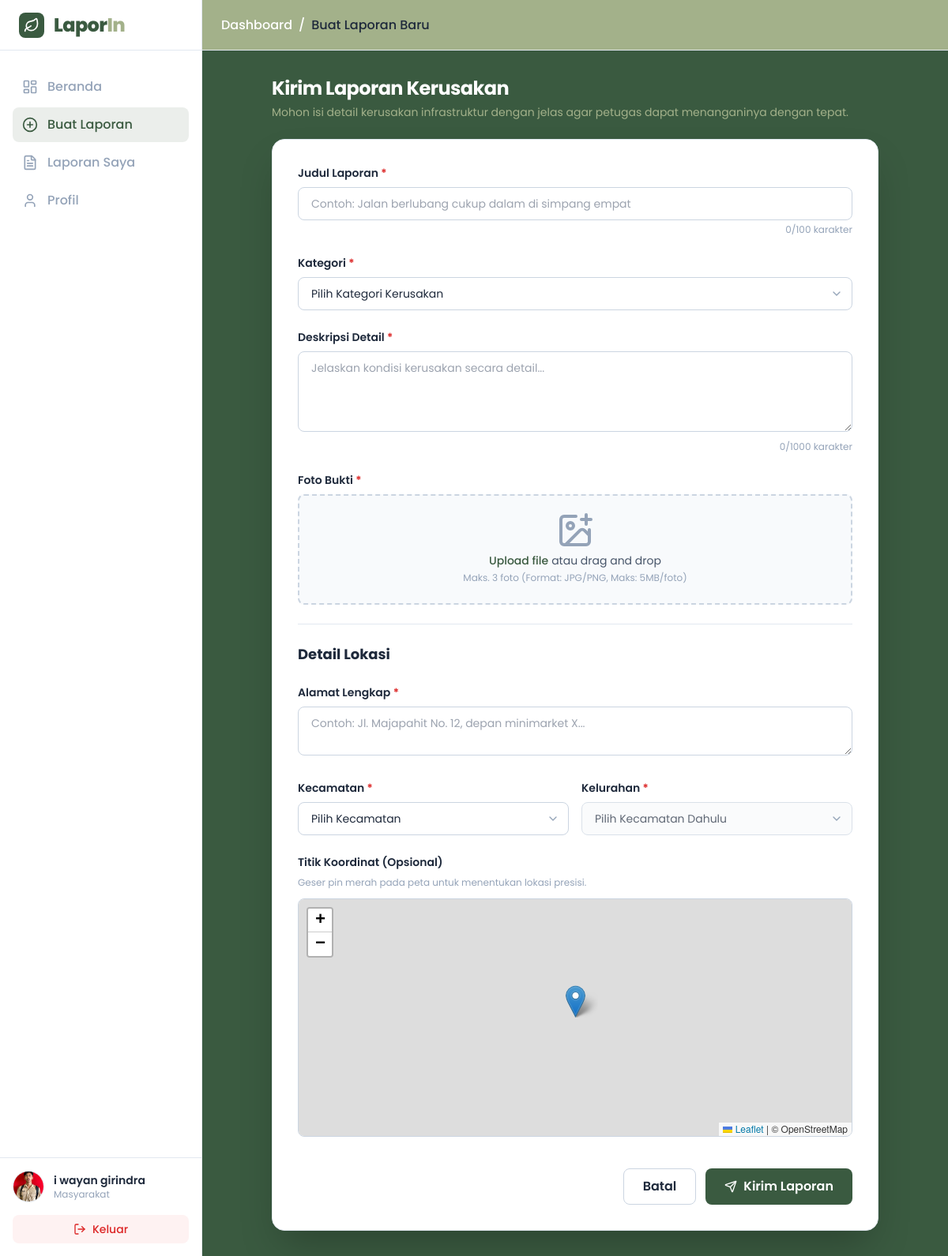
The app's page /user/buatLaporan.php (signed in) with its own data.
### tables this page shows
CREATE TABLE `users` (
  `id` int(10) NOT NULL,
  `nama` varchar(50) NOT NULL,
  `nik` varchar(50) NOT NULL,
  `username` varchar(50) NOT NULL,
  `password` varchar(100) NOT NULL,
  `gender` enum('Laki-laki','Perempuan') NOT NULL,
  `alamat` text NOT NULL,
  `foto` varchar(255) NOT NULL
);

### user/buatLaporan.php (the view, shortened to what this page needs)
<?php
require __DIR__ . '/../database/conection.php';
?>
<!DOCTYPE html>
<html lang="id">
<head>
    <script src="https://cdn.tailwindcss.com"></script>
    <link rel="stylesheet" href="https://unpkg.com/leaflet@1.9.4/dist/leaflet.css" />
</head>
<body class="bg-primary text-dark font-sans h-screen flex overflow-hidden">
    <?php include 'sidebar.php'; ?>
    <div class="flex-1 flex flex-col h-screen overflow-hidden">
        <header class="h-16 bg-accent border-b border-slate-200 flex items-center justify-between px-4 sm:px-6 z-30">
            <div class="hidden sm:block">
                <nav class="flex text-white text-muted font-medium">
                    <a href="beranda.html" class="hover:text-dark">Dashboard</a>
                    <span class="mx-2">/</span>
                    <span class="text-dark">Buat Laporan Baru</span>
                </nav>
            </div>
        </header>
        <main class="flex-1 overflow-y-auto bg-primary p-4 sm:p-6 lg:p-8">
            <div class="max-w-3xl mx-auto">
                <div class="mb-6">
                    <h2 class="text-2xl font-bold text-white tracking-tight">Kirim Laporan Kerusakan</h2>
                    <p class="text-accent mt-1 text-sm">Mohon isi detail kerusakan infrastruktur dengan jelas agar
                        petugas dapat menanganinya dengan tepat.</p>
                </div>
                <div class="bg-white border border-slate-200 rounded-2xl shadow-2xl overflow-hidden">
                    <form action="" method="POST" enctype="multipart/form-data" class="p-6 sm:p-8 space-y-6">
                        <div>
                            <label for="judul" class="block text-sm font-semibold text-dark mb-2">Judul Laporan <span class="text-danger">*</span></label>
                            <input type="text" id="judul" name="judul" placeholder="Contoh: Jalan berlubang cukup dalam di simpang empat" maxlength="100" required class="w-full px-4 py-2.5 rounded-lg border border-slate-300 focus:ring-2 focus:ring-accent outline-none transition-colors text-sm">
                            <p class="text-xs text-muted mt-1 text-right">0/100 karakter</p>
                        </div>
                        <div>
                            <label for="kategori" class="block text-sm font-semibold text-dark mb-2">Kategori <span class="text-danger">*</span></label>
                            <div class="relative">
                                <select id="kategori" name="kategori" required class="w-full pl-4 pr-10 py-2.5 appearance-none rounded-lg border border-slate-300 focus:ring-2 focus:ring-accent outline-none transition-colors text-sm bg-white">
                                    <option value="" disabled selected>Pilih Kategori Kerusakan</option>
                                </select>
                                <div class="pointer-events-none absolute inset-y-0 right-0 flex items-center px-3 text-slate-400">
                                </div>
                            </div>
                        </div>
                        <div>
                            <label for="deskripsi" class="block text-sm font-semibold text-dark mb-2">Deskripsi Detail <span class="text-danger">*</span></label>
                            <textarea id="deskripsi" name="deskripsi" rows="4" placeholder="Jelaskan kondisi kerusakan secara detail..." maxlength="1000" required class="w-full px-4 py-2.5 rounded-lg border border-slate-300 focus:ring-2 focus:ring-accent outline-none transition-colors text-sm resize-y"></textarea>
                            <p class="text-xs text-muted mt-1 text-right">0/1000 karakter</p>
                        </div>
                        <div>
                            <label class="block text-sm font-semibold text-dark mb-2">Foto Bukti <span class="text-danger">*</span></label>
                            <div onclick="document.getElementById('file-upload').click()" class="mt-1 flex justify-center px-6 pt-5 pb-6 border-2 border-slate-300 border-dashed rounded-lg hover:border-primary/50 transition-colors cursor-pointer bg-slate-50 group">
                                <div class="space-y-1 text-center">
                                    <i data-lucide="image-plus" class="mx-auto h-12 w-12 text-slate-400 group-hover:text-primary transition-colors"></i>
                                    <div class="flex text-sm text-slate-600 justify-center mt-2 items-center">
                                        <span class="relative bg-transparent rounded-md font-medium text-primary hover:text-primary-dark">
                                            Upload file
                                        </span>
                                        <p class="pl-1">atau drag and drop</p>
                                    </div>
                                    <p class="text-xs text-muted">Maks. 3 foto (Format: JPG/PNG, Maks: 5MB/foto)</p>
                                </div>
                            </div>
                        </div>
                        <hr class="border-slate-200">
                        <h3 class="text-lg font-bold text-dark">Detail Lokasi</h3>
                        <div>
                            <label for="alamat" class="block text-sm font-semibold text-dark mb-2">Alamat Lengkap <span class="text-danger">*</span></label>
                            <textarea id="alamat" name="alamat" rows="2" placeholder="Contoh: Jl. Majapahit No. 12, depan minimarket X..." required class="w-full px-4 py-2.5 rounded-lg border border-slate-300 focus:ring-2 focus:ring-accent outline-none transition-colors text-sm resize-y"></textarea>
                        </div>
                        <div class="grid grid-cols-1 sm:grid-cols-2 gap-4">
                            <div>
                                <label for="kecamatan" class="block text-sm font-semibold text-dark mb-2">Kecamatan <span class="text-danger">*</span></label>
                                <div class="relative">
                                    <select id="kecamatan" name="kecamatan" required onchange="updateKelurahan()" class="w-full pl-4 pr-10 py-2.5 appearance-none rounded-lg border border-slate-300 focus:ring-2 focus:ring-accent outline-none transition-colors text-sm bg-white">
                                        <option value="" disabled selected>Pilih Kecamatan</option>
                                    </select>
                                    <div class="pointer-events-none absolute inset-y-0 right-0 flex items-center px-3 text-slate-400">
                                    </div>
                                </div>
                            </div>
                            <div>
                                <label for="kelurahan" class="block text-sm font-semibold text-dark mb-2">Kelurahan <span class="text-danger">*</span></label>
                                <div class="relative">
                                    <select id="kelurahan" name="kelurahan" required disabled class="w-full pl-4 pr-10 py-2.5 appearance-none rounded-lg border border-slate-300 focus:ring-2 focus:ring-accent outline-none transition-colors text-sm bg-slate-50 disabled:opacity-70 disabled:cursor-not-allowed">
                                        <option value="" disabled selected>Pilih Kecamatan Dahulu</option>
                                    </select>
                                    <div class="pointer-events-none absolute inset-y-0 right-0 flex items-center px-3 text-slate-400">
                                    </div>
                                </div>
                            </div>
                        </div>
                        <div>
                            <label class="block text-sm font-semibold text-dark mb-2">Titik Koordinat (Opsional)</label>
                            <p class="text-xs text-muted mb-3">Geser pin merah pada peta untuk menentukan lokasi presisi.</p>
                            <div class="rounded-lg border border-slate-300 overflow-hidden relative">
                                <div id="map"></div>
                            </div>
                        </div>
                        <div class="pt-4 flex flex-col-reverse sm:flex-row gap-3 sm:justify-end">
                            <button type="button" onclick="history.back()" class="w-full sm:w-auto px-6 py-2.5 border border-slate-300 text-dark font-semibold rounded-lg hover:bg-slate-50 transition-colors focus:outline-none focus:ring-2 focus:ring-slate-200">
                                Batal
                            </button>
                            <button type="submit" class="w-full sm:w-auto px-6 py-2.5 bg-primary hover:bg-primary-dark text-white font-semibold rounded-lg shadow-sm transition-colors focus:outline-none focus:ring-2 focus:ring-primary focus:ring-offset-2 flex items-center justify-center">
                                <i data-lucide="send" class="w-4 h-4 mr-2"></i>
                                Kirim Laporan
                            </button>
                        </div>
                    </form>
                </div>
            </div>
        </main>
    </div>
</body>
</html>

### user/sidebar.php (shortened to what this page needs)
<?php
$current_page = basename($_SERVER['PHP_SELF']);
$sidebar_user_id = $_SESSION['user_id'] ?? null;
$sidebar_nama = 'User';
$sidebar_foto = null;
if ($sidebar_user_id && isset($pdo)) {
    $stmt_sidebar = $pdo->prepare("SELECT nama, foto FROM users WHERE id = :id");
    $stmt_sidebar->execute([':id' => $sidebar_user_id]);
    if ($sidebar_row = $stmt_sidebar->fetch()) {
        $sidebar_nama = $sidebar_row['nama'];
        $sidebar_foto = $sidebar_row['foto'];
    }
}
?>
<aside id="sidebar"
    class="fixed inset-y-0 left-0 bg-white w-64 border-r border-slate-200 z-50 transform -translate-x-full lg:translate-x-0 lg:static lg:flex lg:flex-col transition-transform duration-300 ease-in-out">
    <div class="h-16 flex items-center px-6 border-b border-slate-200">
        <div class="w-8 h-8 bg-primary rounded-lg flex items-center justify-center text-white mr-3">
            <i data-lucide="leaf" class="w-5 h-5"></i>
        </div>
        <span class="text-primary font-extrabold text-2xl tracking-tight">Lapor<span class="text-accent">In</span></span>
    </div>
    <nav class="flex-1 px-4 py-6 space-y-1 overflow-y-auto">
        <a href="beranda.php" class="flex items-center px-3 py-2.5 <?php echo ($current_page == 'beranda.php') ? 'bg-primary/10 text-primary' : 'text-muted hover:text-dark hover:bg-slate-50 transition-colors'; ?> rounded-lg font-medium group">
            <i data-lucide="layout-dashboard" class="w-5 h-5 mr-3 <?php echo ($current_page == 'beranda.php') ? '' : 'group-hover:text-primary transition-colors'; ?>"></i>
            Beranda
        </a>
        <a href="buatLaporan.php"
            class="flex items-center px-3 py-2.5 <?php echo ($current_page == 'buatLaporan.php') ? 'bg-primary/10 text-primary' : 'text-muted hover:text-dark hover:bg-slate-50 transition-colors'; ?> rounded-lg font-medium group">
            <i data-lucide="plus circle" class="w-5 h-5 mr-3 <?php echo ($current_page == 'buatLaporan.php') ? '' : 'group-hover:text-primary transition-colors'; ?>"></i>
            Buat Laporan
        </a>
        <a href="daftarLaporan.php"
            class="flex items-center px-3 py-2.5 <?php echo (in_array($current_page, ['daftarLaporan.php', 'detailLaporan.php', 'editLaporan.php'])) ? 'bg-primary/10 text-primary' : 'text-muted hover:text-dark hover:bg-slate-50 transition-colors'; ?> rounded-lg font-medium group">
            <i data-lucide="file-text" class="w-5 h-5 mr-3 <?php echo (in_array($current_page, ['daftarLaporan.php', 'detailLaporan.php', 'editLaporan.php'])) ? '' : 'group-hover:text-primary transition-colors'; ?>"></i>
            Laporan Saya
        </a>
        <a href="profile.php"
            class="flex items-center px-3 py-2.5 <?php echo ($current_page == 'profile.php') ? 'bg-primary/10 text-primary' : 'text-muted hover:text-dark hover:bg-slate-50 transition-colors'; ?> rounded-lg font-medium group">
            <i data-lucide="user" class="w-5 h-5 mr-3 <?php echo ($current_page == 'profile.php') ? '' : 'group-hover:text-primary transition-colors'; ?>"></i>
            Profil
        </a>
    </nav>
    <div class="p-4 border-t border-slate-200">
        <a href="profile.php" class="flex items-center group">
            <div
                class="w-10 h-10 rounded-full bg-slate-100 flex items-center justify-center text-primary font-bold overflow-hidden border border-slate-200">
                <?php if(!empty($sidebar_foto)): ?>
                <img src="../uploads/foto_profil/<?php echo htmlspecialchars($sidebar_foto); ?>"
                alt="Avatar" class="w-full h-full object-cover">
                <?php else: ?>
                <img src="<?php echo 'https://ui-avatars.com/api/?name=' . urlencode($sidebar_nama) . '&background=A3B18A&color=ffffff'; ?>"
                alt="Avatar" class="w-full h-full object-cover">
                <?php endif; ?>
            </div>
            <div class="ml-3">
                <p class="text-sm font-semibold text-dark group-hover:text-primary transition-colors">
                    <?php echo htmlspecialchars($sidebar_nama); ?>
                </p>
                <p class="text-xs text-muted">Masyarakat</p>
            </div>
        </a>
        <a href="logout.php"
            class="mt-4 w-full flex items-center justify-center px-3 py-2 text-sm text-danger bg-red-50 hover:bg-red-100 rounded-lg font-medium transition-colors">
            <i data-lucide="log-out" class="w-4 h-4 mr-2"></i>
            Keluar
        </a>
    </div>
</aside>

### user/buatLaporan.php (style rules this page uses)
#map { height: 300px; z-index: 10; }

### records on screen
users: foto (picture), nama "i wayan girindra"
